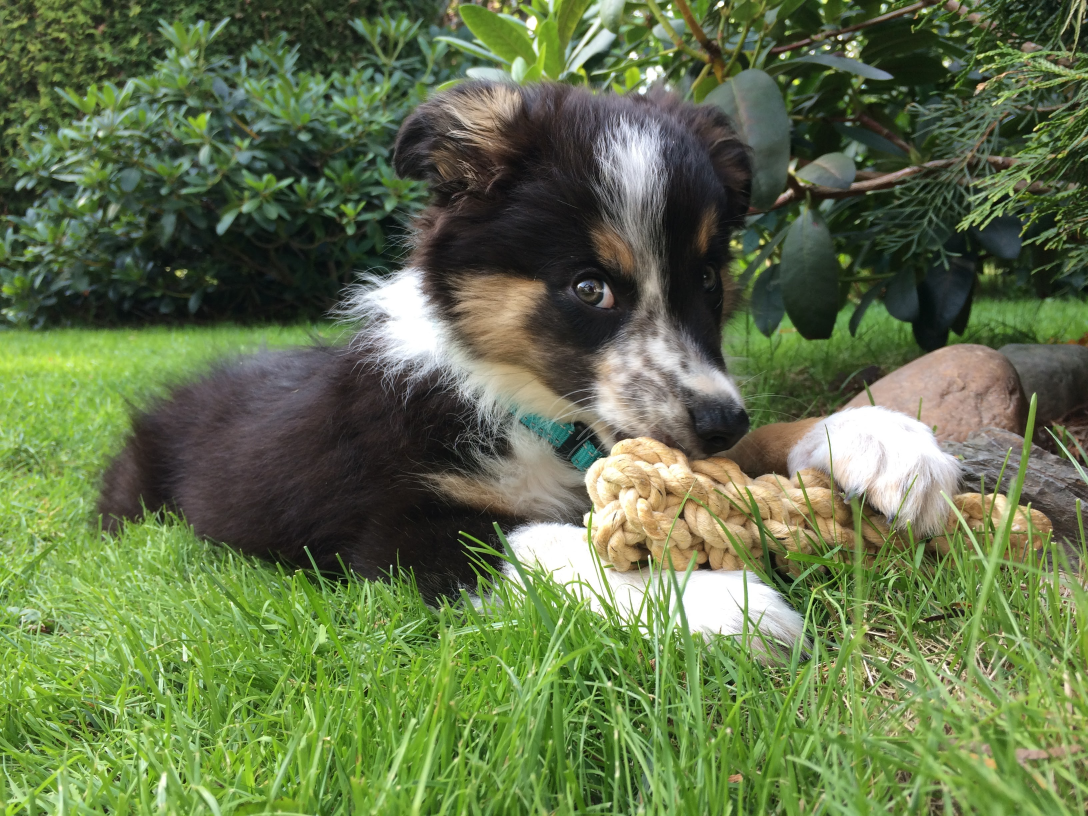
#> input picture opencv/book/images/link.jpg, 3264 x 2448 px, found by its file name (shown at 1/3 size)
$ python pillow_ex1.py
#> lines starting #> are read from the running program, lines starting #| are printed output that depends on the picture
#!/usr/bin/env python3

from PIL import Image

# Open image
im = Image.open("link.jpg")
#> im is the input picture: PIL image 3264x2448 RGB; mean R, G, B 99, 115.7, 74.6

# Get format, size and mode
print(im.format, im.size, im.mode)
#| JPEG (3264, 2448) RGB

# Show the image - only works if xv is installed
im.show()

# Cropping
#      Left, upper, right, lower
#      bot_x, bot_y, top_x, top_y
box = (100, 100, 400, 400)
region = im.crop(box)
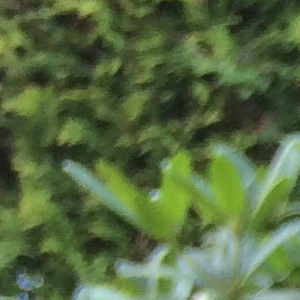
#> region: PIL image 300x300 RGB; mean R, G, B 85.9, 106.6, 64.7

# Save image
#im.save("savefile.jpg", "JPEG")

# Transposing and rotating
region = region.transpose(Image.ROTATE_180)
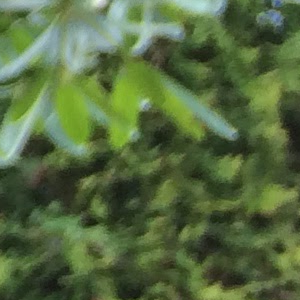
#> region: PIL image 300x300 RGB; mean R, G, B 85.9, 106.6, 64.7
im.paste(region, box)

$ run again, with opencv/book/images/Pomsky-5.jpg copied over opencv/book/images/link.jpg
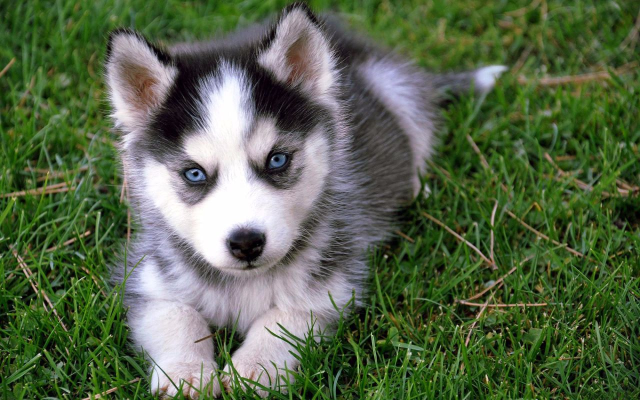
#> input picture opencv/book/images/Pomsky-5.jpg, 1280 x 800 px, found by its file name (shown at 1/2 size)
#> im is the input picture: PIL image 1280x800 RGB; mean R, G, B 87.1, 101.9, 74.1
#| JPEG (1280, 800) RGB
#> `region = region.transpose(Image.ROTATE_180)`:
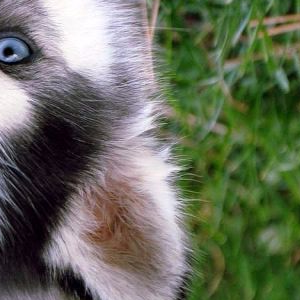
#> region: PIL image 300x300 RGB; mean R, G, B 103.7, 109.7, 91.9
#> `im.paste(region, box)`:
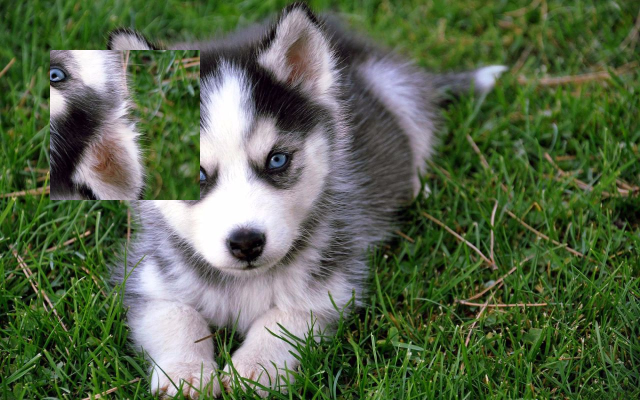
#> im: PIL image 1280x800 RGB (shown at 1/2 size); mean R, G, B 87.1, 101.9, 74.1

$ run again, with opencv/book/images/apartment.jpg copied over opencv/book/images/link.jpg
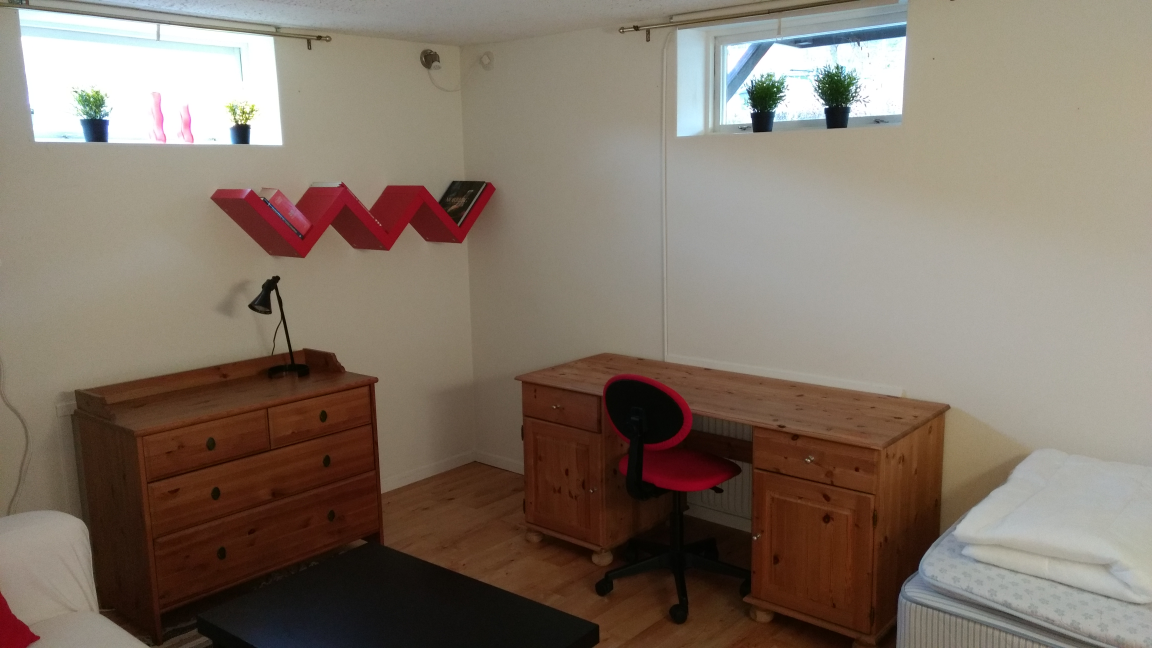
#> input picture opencv/book/images/apartment.jpg, 4608 x 2592 px, found by its file name (shown at 1/4 size)
#> im is the input picture: PIL image 4608x2592 RGB; mean R, G, B 129.8, 116.5, 103.8
#| JPEG (4608, 2592) RGB
#> `region = im.crop(box)`:
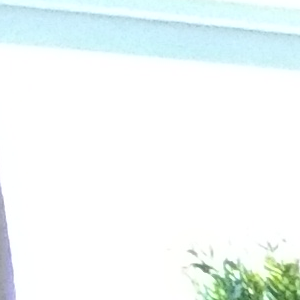
#> region: PIL image 300x300 RGB; mean R, G, B 241.5, 249.4, 248.7
#> `region = region.transpose(Image.ROTATE_180)`:
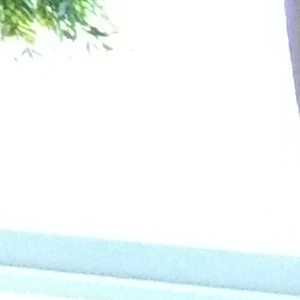
#> region: PIL image 300x300 RGB; mean R, G, B 241.5, 249.4, 248.7

$ run again, with opencv/book/images/autumn.jpg copied over opencv/book/images/link.jpg
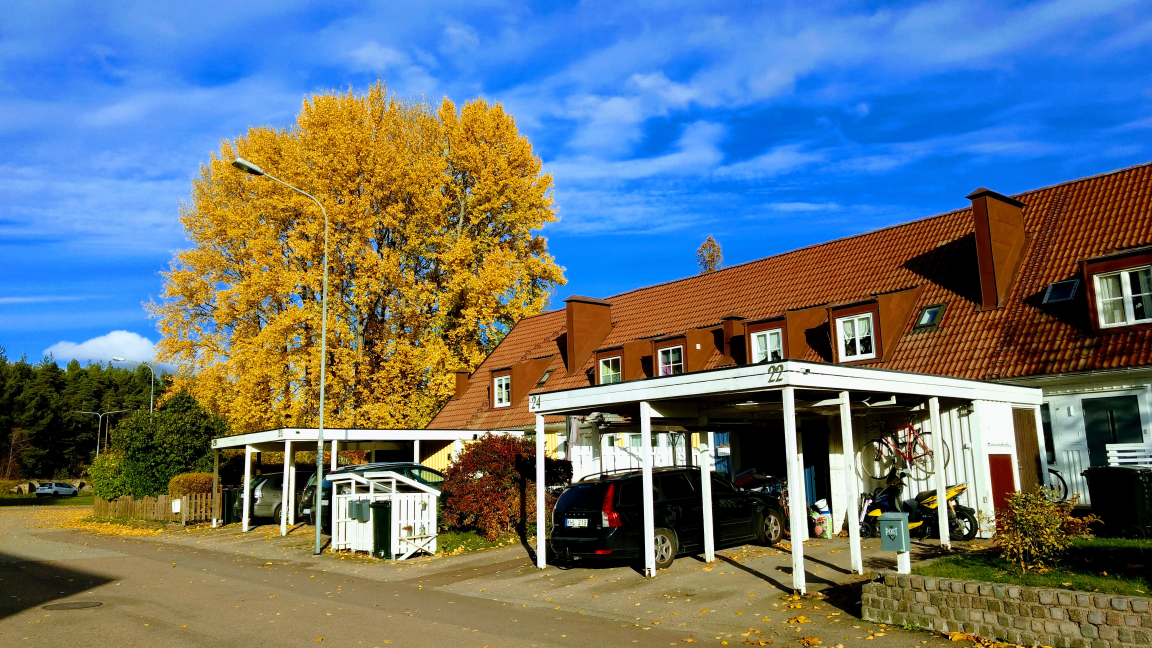
#> input picture opencv/book/images/autumn.jpg, 4608 x 2592 px, found by its file name (shown at 1/4 size)
#> im is the input picture: PIL image 4608x2592 RGB; mean R, G, B 102.7, 115.4, 120.9
#| JPEG (4608, 2592) RGB
#> `region = im.crop(box)`:
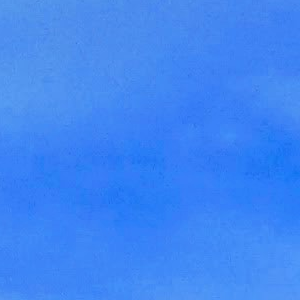
#> region: PIL image 300x300 RGB; mean R, G, B 62.9, 134.3, 244.2
#> `region = region.transpose(Image.ROTATE_180)`:
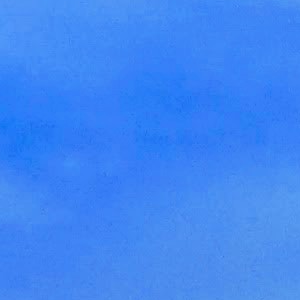
#> region: PIL image 300x300 RGB; mean R, G, B 62.9, 134.3, 244.2
